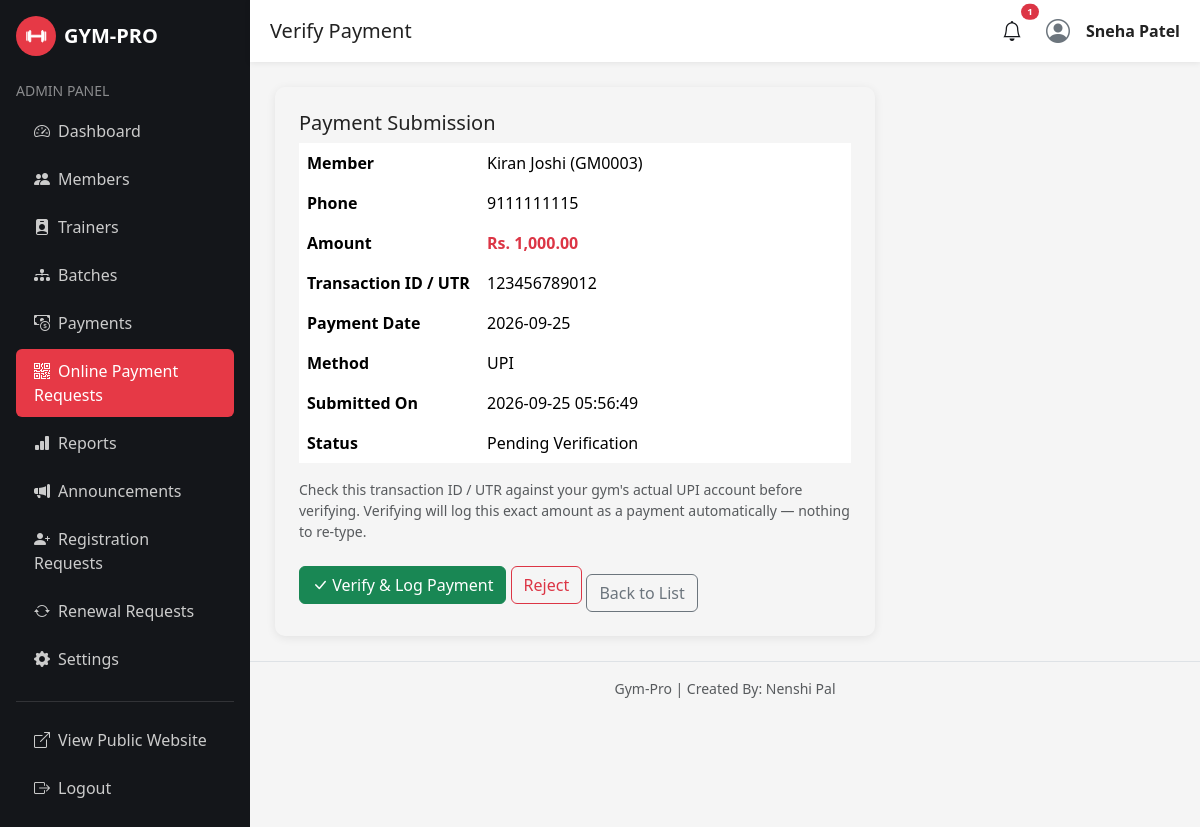
Screenshot of /admin/payment/verify-submission.php?id=1 (signed in) with the database file from the repository.
### tables this page shows
CREATE TABLE payment_submissions (
    submission_id INT AUTO_INCREMENT PRIMARY KEY,
    member_id INT NOT NULL,
    amount DECIMAL(10,2) NOT NULL,
    transaction_id VARCHAR(100) NOT NULL,
    payment_date DATE NOT NULL,
    payment_method VARCHAR(20) NOT NULL DEFAULT 'UPI',
    status ENUM('Pending Verification','Verified','Rejected') DEFAULT 'Pending Verification',
    reject_reason VARCHAR(255),
    submitted_at DATETIME DEFAULT CURRENT_TIMESTAMP,
    verified_by INT NULL,
    verified_at DATETIME NULL,
    FOREIGN KEY (member_id) REFERENCES members(member_id) ON DELETE CASCADE,
    FOREIGN KEY (verified_by) REFERENCES admins(admin_id) ON DELETE SET NULL
);

CREATE TABLE members (
    member_id INT AUTO_INCREMENT PRIMARY KEY,
    member_code VARCHAR(20) NOT NULL UNIQUE,
    photo VARCHAR(255) DEFAULT 'default-member.png',
    full_name VARCHAR(100) NOT NULL,
    gender ENUM('Male','Female','Other') DEFAULT 'Male',
    dob DATE,
    phone VARCHAR(20) NOT NULL UNIQUE,
    email VARCHAR(100) NOT NULL UNIQUE,
    address VARCHAR(255),
    emergency_contact VARCHAR(20),
    duration_months INT NOT NULL DEFAULT 1,
    membership_start_date DATE NOT NULL,
    membership_expiry_date DATE NOT NULL,
    username VARCHAR(50) NOT NULL UNIQUE,
    password VARCHAR(255) NOT NULL,
    status ENUM('Active','Expired','Inactive','Pending Payment') DEFAULT 'Active',
    created_by VARCHAR(50),
    created_method ENUM('Request','Admin') DEFAULT 'Admin',
    created_at DATETIME DEFAULT CURRENT_TIMESTAMP
);

### admin/payment/verify-submission.php (the view, shortened to what this page needs)
<?php
require_once "../../includes/config.php";
$id = (int)(isset($_GET['id']) ? $_GET['id'] : (isset($_POST['id']) ? $_POST['id'] : 0));
$stmt = mysqli_prepare($conn, "SELECT ps.*, m.full_name, m.member_code, m.phone FROM payment_submissions ps JOIN members m ON ps.member_id = m.member_id WHERE ps.submission_id=?");
mysqli_stmt_bind_param($stmt, "i", $id);
mysqli_stmt_execute($stmt);
$submission = mysqli_fetch_assoc(mysqli_stmt_get_result($stmt));
include "../includes/header.php";
include "../includes/sidebar.php";
include "../includes/topbar.php";
?>
<div class="gym-card p-4" style="max-width:600px;">
    <h5>Payment Submission</h5>
    <table class="table table-borderless">
        <tr><th style="width:180px;">Member</th><td><?php echo htmlspecialchars($submission['full_name']) . " (" . htmlspecialchars($submission['member_code']) . ")"; ?></td></tr>
        <tr><th>Phone</th><td><?php echo htmlspecialchars($submission['phone']); ?></td></tr>
        <tr><th>Amount</th><td class="fw-bold text-danger">Rs. <?php echo number_format($submission['amount'], 2); ?></td></tr>
        <tr><th>Transaction ID / UTR</th><td><?php echo htmlspecialchars($submission['transaction_id']); ?></td></tr>
        <tr><th>Payment Date</th><td><?php echo htmlspecialchars($submission['payment_date']); ?></td></tr>
        <tr><th>Method</th><td><?php echo htmlspecialchars($submission['payment_method']); ?></td></tr>
        <tr><th>Submitted On</th><td><?php echo htmlspecialchars($submission['submitted_at']); ?></td></tr>
        <tr><th>Status</th><td><?php echo htmlspecialchars($submission['status']); ?></td></tr>
    </table>
    <p class="text-muted small">Check this transaction ID / UTR against your gym's actual UPI account before verifying.
    Verifying will log this exact amount as a payment automatically — nothing to re-type.</p>
    <?php if ($submission['status'] === 'Pending Verification'): ?>
        <form method="POST" class="d-inline">
            <button type="submit" class="btn btn-success" onclick="return confirm('Verify this payment and log it?');"><i class="bi bi-check-lg"></i> Verify &amp; Log Payment</button>
        </form>
        <button type="button" class="btn btn-outline-danger" data-bs-toggle="collapse" data-bs-target="#rejectBox">Reject</button>
    <?php endif; ?>
    <a href="submissions.php" class="btn btn-outline-secondary mt-3">Back to List</a>
</div>
<?php include "../includes/footer.php"; ?>

### css/style.css (style rules this page uses)
:root { --gym-dark: #14161a; --gym-dark-2: #1e2128; --gym-red: #e63946; --gym-red-dark: #c1121f; --gym-light: #f5f5f5; --gym-gray: #6c757d; }
body { font-family: 'Segoe UI', Arial, sans-serif; background-color: var(--gym-light); color: #222; }
.gym-card { border: none; border-radius: 10px; box-shadow: 0 2px 10px rgba(0,0,0,0.08); transition: transform .2s ease; }

### css/animations.css (style rules this page uses)
body { animation: gp-page-fade 0.5s ease both; }
.gym-card, .stat-card, .auth-card, .batch-check, .gym-hero h1, .gym-hero p, .gym-hero .btn { opacity: 0; transform: translateY(24px); transition: opacity 0.6s ease, transform 0.6s ease; }
.gp-in-view { opacity: 1 !important; transform: translateY(0) !important; }
.gym-card { transition: transform 0.25s ease, box-shadow 0.25s ease, opacity 0.6s ease; }
.btn { transition: transform 0.15s ease, box-shadow 0.15s ease, background-color 0.15s ease; }

### rows the page displays
payment_submissions: member.full_name "Kiran Joshi", member.member_code "GM0003", member.phone "9111111115", amount "1,000.00", transaction "123456789012", payment_date "2026-09-25", payment_method "UPI", submitted_at "2026-09-25 05:56:49", status "Pending Verification"

### other values shown
isset($page_title) ? $page_title : 'Admin' "Verify Payment"
$notif_total "1"
isset($_SESSION['admin_name']) ? $_SESSION['admin_name'] : 'Admin' "Sneha Patel"
